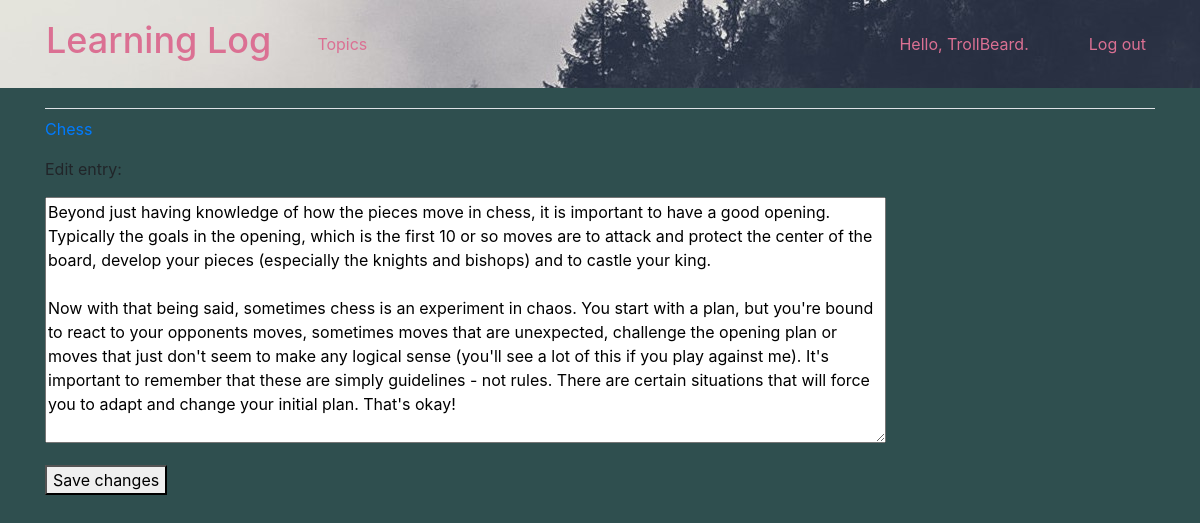
The page /edit_entry/1/ (signed in) on the database its author committed.
### learning_logs/models.py (models this page shows, shortened)
class Topic(models.Model):
	text = models.CharField(max_length = 200)
	date_added = models.DateTimeField(auto_now_add = True)
	owner = models.ForeignKey(User, on_delete=models.CASCADE)
	def __str__(self):
		return self.text

class Entry(models.Model):
	topic = models.ForeignKey(Topic, on_delete=models.CASCADE)
	text = models.TextField()
	date_added = models.DateTimeField(auto_now_add=True)
	class Meta:
		verbose_name_plural = 'entries'

### learning_logs/views.py (the view)
# urls.py: path('edit_entry/<int:entry_id>/', views.edit_entry, name='edit_entry'),
@login_required
def edit_entry(request, entry_id):
	entry = Entry.objects.get(id=entry_id)
	topic = entry.topic
	if topic.owner != request.user:
		raise Http404
	if request.method != 'POST':
		form = EntryForm(instance=entry)
	else:
		form = EntryForm(instance=entry, data=request.POST)
		if form.is_valid():
			form.save()
			return redirect('learning_logs:topic', topic_id=topic.id)
	context = {'entry': entry, 'topic':topic, 'form': form}
	return render(request, 'learning_logs/edit_entry.html', context)

### learning_logs/forms.py
class EntryForm(forms.ModelForm):
	class Meta:
		model = Entry
		fields = ['text']
		labels = {'text': ''}
		widgets = {'text': forms.Textarea(attrs={'cols': 80})}

### learning_logs/templates/learning_logs/edit_entry.html (shortened to what this page needs)
{% extends "learning_logs/base.html" %}
{% block content %}
  <p><a href="{% url 'learning_logs:topic' topic.id %}">{{topic}}</a></p>
  <p>Edit entry:</p>
  <form action="{% url 'learning_logs:edit_entry' entry.id %}" method='post'>
    {{ form.as_p }}
    <button name='submit'>Save changes</button>
  </form>
{% endblock content %}

### learning_logs/templates/learning_logs/base.html (shortened to what this page needs)
{% load bootstrap4 %}
{% load static %}
<!doctype html>
<html lang="en">
<head>
<link rel="stylesheet" type="text/css" href="{% static 'learning_logs/custom.css' %}">
  {% bootstrap_css %}
</head>
<body>
  <nav class="navbar navbar-expand-md navbar-light bg-light mb-1 mynav">
	<a class="navbar-brand h1" style="color:palevioletred;font-size:36px" href="{% url 'learning_logs:index' %}">
	Learning Log </a>
   <div class="collapse navbar-collapse" id="navbarCollapse">
   	<ul class="navbar-nav mr-auto">
   	  <li class="nav-item">
   	  	<a class="nav-link" href="{% url 'learning_logs:topics'%}">
   	  	Topics</a></li>
   	</ul>
   	<ul class="navbar-nav ml-auto">
   	  {% if user.is_authenticated %}
   	   <li class="nav-item">
   	   	 <span class="navbar-text" style="color:palevioletred">Hello, {{ user.username }}.</span>
   	   </li>
   	   <li class="nav-item">
   	   	 <a class="nav-link" href="{% url 'users:logout' %}">Log out</a>
   	   </li>
   	  {% else %}
   	    <li class="nav-item">
   	      <a class="nav-link" href="{% url 'users:register' %}">Register</a>
   	    </li>
   	    <li class="nav-item">
   	      <a class="nav-link" href="{% url 'users:login' %}">Log in</a></li>
   	  {% endif %}
   	</ul>
  </div>
 </nav>
 <main role="main" class="container">
   <div class="pb-2 py-2 mb-2 border-bottom align-items-center justify-items-center">
   </div>
   <div>
     {% block content %}{% endblock content %}
   </div>
 </main>
</body>
</html>

### learning_logs/static/learning_logs/custom.css (style rules this page uses)
body { background: darkslategray !important }
.mynav { background-image: url(mountains.jpg); }
.navbar-light .navbar-nav .nav-link { color: palevioletred !important; }
.navbar-brand { margin-left: 30px; }
.nav-item { padding-right: 30px; }
.navbar-expand-md .navbar-nav .nav-link { padding-left: 30px !important; }

### rows shown on the page
Topic: text "Chess"
Entry: text "Beyond just having knowledge of how the pieces move in chess, it is important to have a good opening. Typically the goals in the opening, which is the first 10 or so moves are to attack and protect the center of the board, develop your pieces (especially the knights and bishops) and to castle your king. Now with that being said, sometimes chess is an experiment in chaos. You start with a plan, but you're bound to react to your opponents moves, sometimes moves that are unexpected, challenge the opening plan or moves that just don't seem to make any logical sense (you'll see a lot of this if you play against me). It's important to remember that these are simply guidelines - not rules. There…"

### other values the page prints
{{ user.username }} "TrollBeard"
